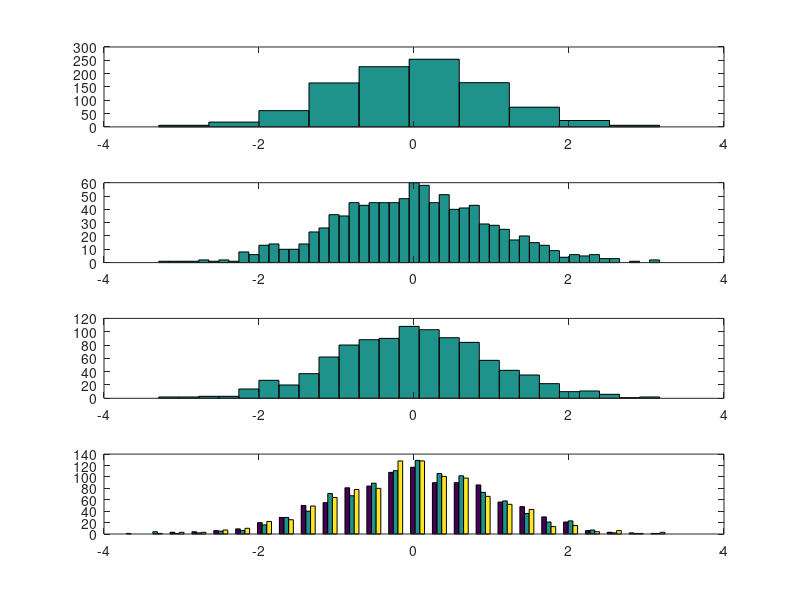

Write the MATLAB code that produced this figure.
rng('default')
x=randn(1000,1);y=randn(1000,3);
figure;
subplot(4,1,1);hist(x)
subplot(4,1,2);hist(x,50)
subplot(4,1,3);hist(x,25)
subplot(4,1,4);hist(y,25)
